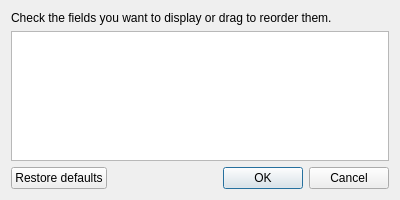
<?xml version="1.0" encoding="UTF-8"?>
<ui version="4.0">
 <class>CaptionDialogBase</class>
 <widget class="QDialog" name="CaptionDialogBase">
  <property name="geometry">
   <rect>
    <x>0</x>
    <y>0</y>
    <width>400</width>
    <height>200</height>
   </rect>
  </property>
  <property name="windowTitle">
   <string>geoCore - configure captions</string>
  </property>
  <layout class="QVBoxLayout" name="verticalLayout">
   <item>
    <widget class="QLabel" name="instructions">
     <property name="text">
      <string>Check the fields you want to display or drag to reorder them.</string>
     </property>
    </widget>
   </item>
   <item>
    <widget class="QListWidget" name="fields"/>
   </item>
   <item>
    <layout class="QHBoxLayout" name="buttonLayout">
     <item>
      <widget class="QPushButton" name="defaultsButton">
       <property name="text">
        <string>Restore defaults</string>
       </property>
      </widget>
     </item>
     <item>
      <spacer name="horizontalSpacer">
       <property name="orientation">
        <enum>Qt::Horizontal</enum>
       </property>
       <property name="sizeHint" stdset="0">
        <size>
         <width>20</width>
         <height>20</height>
        </size>
       </property>
      </spacer>
     </item>
     <item>
      <widget class="QDialogButtonBox" name="buttonBox">
       <property name="standardButtons">
        <set>QDialogButtonBox::Cancel|QDialogButtonBox::Ok</set>
       </property>
      </widget>
     </item>
    </layout>
   </item>
  </layout>
 </widget>
 <connections>
  <connection>
   <sender>buttonBox</sender>
   <signal>accepted()</signal>
   <receiver>CaptionDialogBase</receiver>
   <slot>accept()</slot>
  </connection>
  <connection>
   <sender>buttonBox</sender>
   <signal>rejected()</signal>
   <receiver>CaptionDialogBase</receiver>
   <slot>reject()</slot>
  </connection>
 </connections>
</ui>
